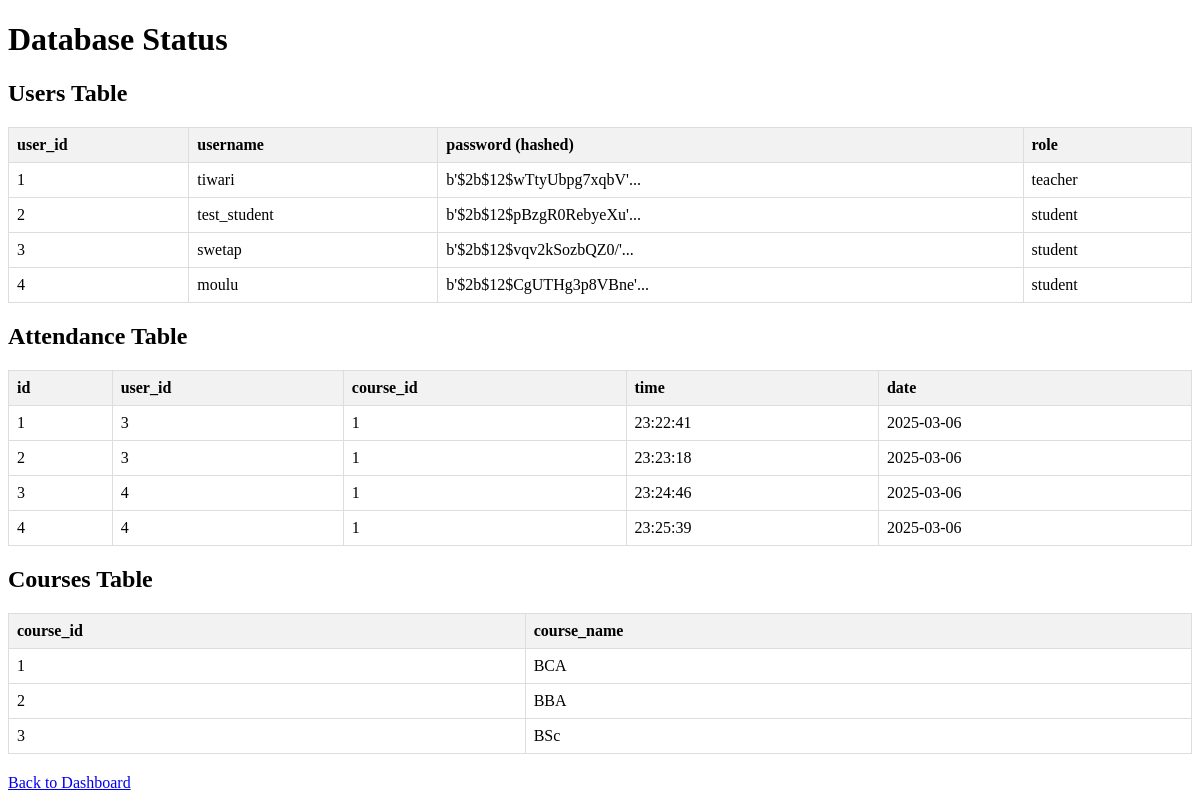
Page /db_status (signed in) on the earlier database version.
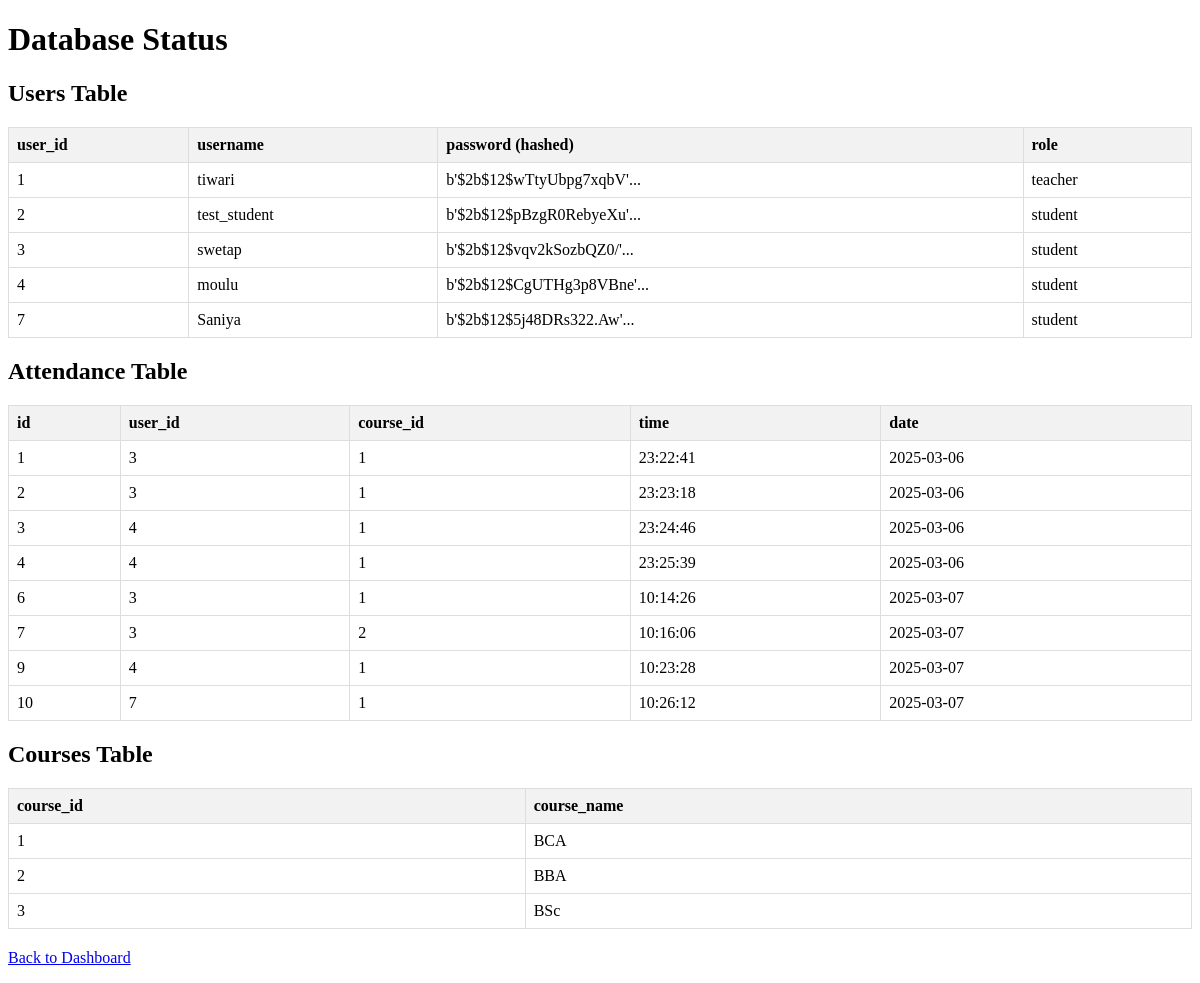
Same page on the later database version.
### tables this page shows
CREATE TABLE users (
        user_id INTEGER PRIMARY KEY AUTOINCREMENT,
        username TEXT UNIQUE NOT NULL,
        password TEXT NOT NULL,
        role TEXT NOT NULL,
        department TEXT,
        registration_time TIMESTAMP DEFAULT CURRENT_TIMESTAMP
    );

CREATE TABLE attendance (
        id INTEGER PRIMARY KEY AUTOINCREMENT,
        user_id INTEGER,
        course_id INTEGER,
        time TEXT,
        date TEXT,
        FOREIGN KEY(user_id) REFERENCES users(user_id),
        FOREIGN KEY(course_id) REFERENCES courses(course_id)
    );

CREATE TABLE courses (
        course_id INTEGER PRIMARY KEY AUTOINCREMENT,
        course_name TEXT NOT NULL,
        course_code TEXT UNIQUE NOT NULL,
        department TEXT NOT NULL,
        teacher_id INTEGER,
        FOREIGN KEY(teacher_id) REFERENCES users(user_id)
    );

### app.py (the view)
@app.route('/db_status')
def db_status():
    if 'username' not in session or session['role'] != 'teacher':
        return redirect(url_for('login'))
    conn = sqlite3.connect(DATABASE_PATH)
    c = conn.cursor()
    c.execute("SELECT * FROM users")
    users = c.fetchall()
    c.execute("SELECT * FROM attendance")
    attendance = c.fetchall()
    c.execute("SELECT * FROM courses")
    courses = c.fetchall()
    conn.close()
    return render_template('db_status.html',
                          users=users,
                          attendance=attendance,
                          courses=courses)

### templates/db_status.html (shortened to what this page needs)
<!DOCTYPE html>
<html>
<head>
</head>
<body>
    <h1>Database Status</h1>
    <h2>Users Table</h2>
    <table>
        <tr>
            <th>user_id</th>
            <th>username</th>
            <th>password (hashed)</th>
            <th>role</th>
        </tr>
        {% for user in users %}
        <tr>
            <td>{{ user[0] }}</td>
            <td>{{ user[1] }}</td>
            <td>{{ user[2][:20] }}...</td>
            <td>{{ user[3] }}</td>
        </tr>
        {% endfor %}
    </table>
    <h2>Attendance Table</h2>
    <table>
        <tr>
            <th>id</th>
            <th>user_id</th>
            <th>course_id</th>
            <th>time</th>
            <th>date</th>
        </tr>
        {% for record in attendance %}
        <tr>
            <td>{{ record[0] }}</td>
            <td>{{ record[1] }}</td>
            <td>{{ record[2] }}</td>
            <td>{{ record[3] }}</td>
            <td>{{ record[4] }}</td>
        </tr>
        {% endfor %}
    </table>
    <h2>Courses Table</h2>
    <table>
        <tr>
            <th>course_id</th>
            <th>course_name</th>
        </tr>
        {% for course in courses %}
        <tr>
            <td>{{ course[0] }}</td>
            <td>{{ course[1] }}</td>
        </tr>
        {% endfor %}
    </table>
    <p><a href="{{ url_for('teacher_dashboard') }}">Back to Dashboard</a></p>
</body>
</html>

### templates/db_status.html (style rules this page uses)
table { border-collapse: collapse; width: 100%; margin-bottom: 20px; }
th, td { border: 1px solid #ddd; padding: 8px; text-align: left; }
th { background-color: #f2f2f2; }
h2 { margin-top: 20px; }

Differences in the rows shown:
added users: user_id "7", username "Saniya", password "b'$2b$12$5j48DRs322.Aw'", role "student"
added attendance: id "6", user "3", course "1", time "10:14:26", date "2025-03-07"
added attendance: id "7", user "3", course "2", time "10:16:06", date "2025-03-07"
added attendance: id "9", user "4", course "1", time "10:23:28", date "2025-03-07"
added attendance: id "10", user "7", course "1", time "10:26:12", date "2025-03-07"
